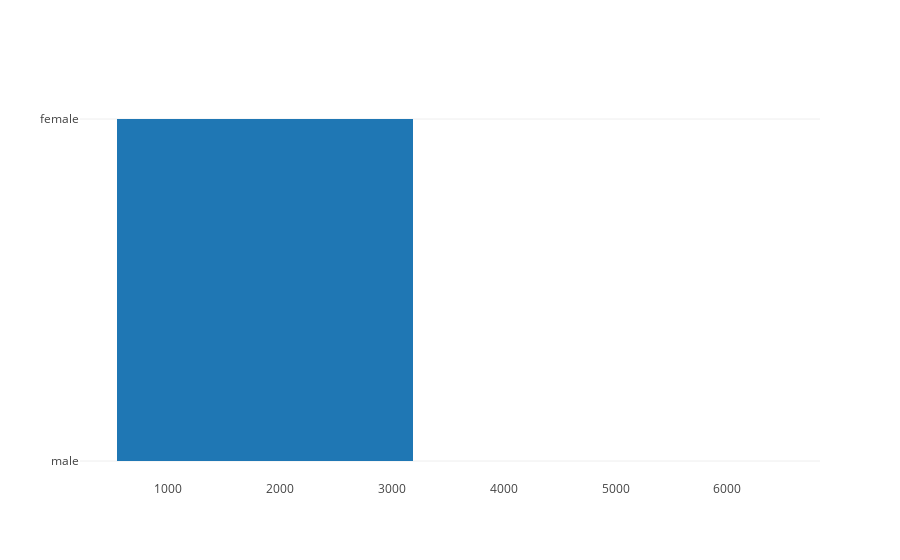

Source (notebook cell):
### Code cell
data = [go.Bar(
            x=[no,yes],
            y=[male,female]
    )]
iplot(data, filename='basic-bar')

### Figure 1 — Plotly figure (JSON) as saved in the notebook; plotly's stock layout.template omitted (floating-point values rounded to 4 significant figures)
{"data": [{"type": "bar", "uid": "3b131bd2-b126-4571-93b6-4abf3763ad70", "x": [5174, 1869], "y": ["male", "female"]}], "layout": {}}
